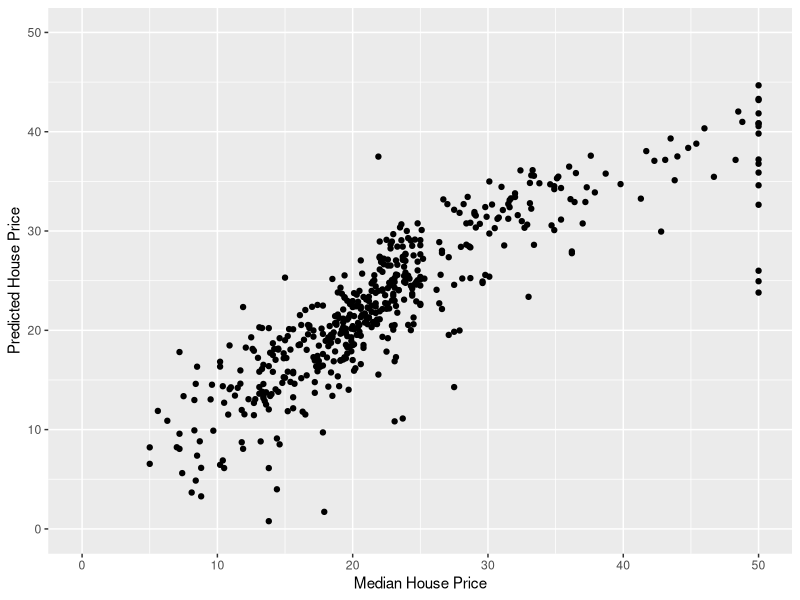

This figure's R source:
## Example of getting model and sampling uncertainty

## Libraries
library(tidyverse)
library(MASS)

## Use Boston data set, for simplicity
data(Boston)
head(Boston)

## Linear model
full_lm = lm(medv ~ ., data = Boston)

## Doesn't really matter, but does the model fit?
preds = fitted(full_lm)
ggplot(data.frame('medv' = Boston$medv, 
                  'medv_fitted' = preds), 
       aes(x = medv, y = medv_fitted)) + 
  geom_point() +
  xlab('Median House Price') +
  ylab('Predicted House Price') +
  xlim(0,50) +
  ylim(0,50)

## Get a 'new' data set
n = 100
new_boston = MASS::mvrnorm(100, mu = apply(Boston, 2, mean),  
                           Sigma = diag(apply(Boston, 2, sd)/5))


## Two parts here:
# 1) Bootstrap for sampling uncertainty
# 2) Pull new coefficients to get model uncertainty 
n_sims = 1000
boot_list = NULL
for(i in 1:n_sims){
  # Bootstrap indices and temp data set
  boot_idx = sample(1:nrow(new_boston),nrow(new_boston),
                    replace = TRUE)
  boot_data = cbind(1, new_boston[boot_idx,-ncol(new_boston)])
  
  # Coefficients for temp model
  coefs = mvrnorm(1, mu = coef(full_lm), Sigma = vcov(full_lm))
  
  # Matrix multiplication - each row of boot_data gets multiplied by
  # the 1-dimensional vector of coefficients
  boot_preds = boot_data %*% coefs
  
  # We can add these up, or something else?
  boot_list = c(boot_list, sum(boot_preds))
  
  # Print some output
  if(i %% 50 == 0){
    print(paste('Done with', i,'iterations'))
  }
}

# Look at output
summary(boot_list)
# A confidence interval would be something like:
quantile(boot_list, c(0.025, 0.975))
